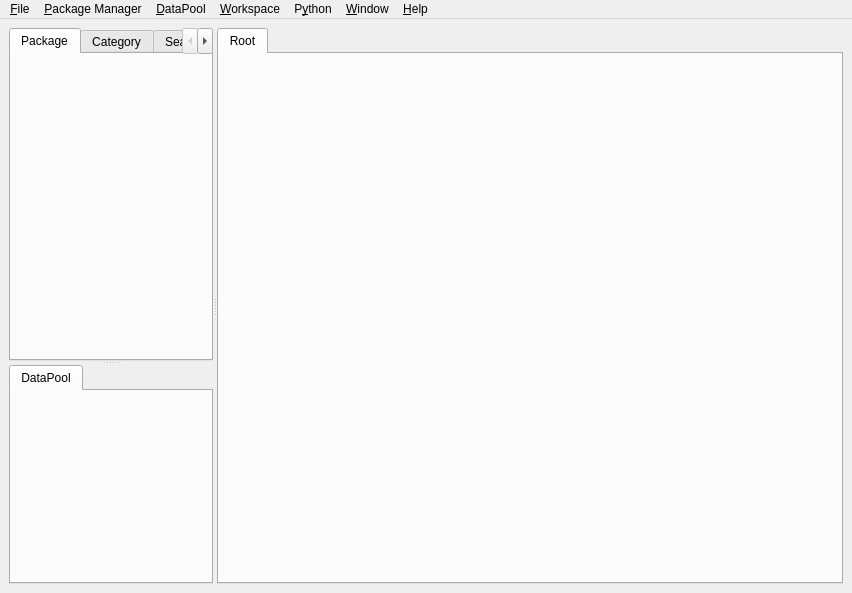
<?xml version="1.0" encoding="UTF-8"?>
<ui version="4.0">
 <class>MainWindow</class>
 <widget class="QMainWindow" name="MainWindow">
  <property name="geometry">
   <rect>
    <x>0</x>
    <y>0</y>
    <width>852</width>
    <height>593</height>
   </rect>
  </property>
  <property name="windowTitle">
   <string>VisuAlea</string>
  </property>
  <property name="windowIcon">
   <iconset resource="images.qrc">
    <normaloff>:/icons/openalea_icon.png</normaloff>:/icons/openalea_icon.png</iconset>
  </property>
  <widget class="QWidget" name="centralwidget">
   <layout class="QVBoxLayout">
    <item>
     <widget class="QSplitter" name="splitter_3">
      <property name="orientation">
       <enum>Qt::Horizontal</enum>
      </property>
      <widget class="QSplitter" name="splitter_2">
       <property name="orientation">
        <enum>Qt::Vertical</enum>
       </property>
       <widget class="QTabWidget" name="tabPackager">
        <property name="currentIndex">
         <number>0</number>
        </property>
        <widget class="QWidget" name="packageview">
         <attribute name="icon">
          <iconset resource="images.qrc">
           <normaloff>:/icons/package.png</normaloff>:/icons/package.png</iconset>
         </attribute>
         <attribute name="title">
          <string>Package</string>
         </attribute>
         <layout class="QVBoxLayout">
          <property name="spacing">
           <number>6</number>
          </property>
          <property name="margin">
           <number>6</number>
          </property>
         </layout>
        </widget>
        <widget class="QWidget" name="categoryview">
         <attribute name="icon">
          <iconset resource="images.qrc">
           <normaloff>:/icons/category.png</normaloff>:/icons/category.png</iconset>
         </attribute>
         <attribute name="title">
          <string>Category</string>
         </attribute>
         <layout class="QVBoxLayout">
          <property name="spacing">
           <number>6</number>
          </property>
          <property name="margin">
           <number>6</number>
          </property>
         </layout>
        </widget>
        <widget class="QWidget" name="searchview">
         <attribute name="icon">
          <iconset resource="images.qrc">
           <normaloff>:/icons/search.png</normaloff>:/icons/search.png</iconset>
         </attribute>
         <attribute name="title">
          <string>Search</string>
         </attribute>
         <layout class="QVBoxLayout">
          <property name="spacing">
           <number>6</number>
          </property>
          <property name="margin">
           <number>6</number>
          </property>
          <item>
           <widget class="QLineEdit" name="search_lineEdit"/>
          </item>
         </layout>
        </widget>
       </widget>
       <widget class="QTabWidget" name="poolTabWidget">
        <property name="currentIndex">
         <number>0</number>
        </property>
        <widget class="QWidget" name="pooltab">
         <attribute name="icon">
          <iconset resource="images.qrc">
           <normaloff>:/icons/datapool.png</normaloff>:/icons/datapool.png</iconset>
         </attribute>
         <attribute name="title">
          <string>DataPool</string>
         </attribute>
         <layout class="QVBoxLayout">
          <property name="spacing">
           <number>6</number>
          </property>
          <property name="margin">
           <number>6</number>
          </property>
         </layout>
        </widget>
       </widget>
      </widget>
      <widget class="QSplitter" name="splitter">
       <property name="sizePolicy">
        <sizepolicy hsizetype="Expanding" vsizetype="Expanding">
         <horstretch>10</horstretch>
         <verstretch>0</verstretch>
        </sizepolicy>
       </property>
       <property name="orientation">
        <enum>Qt::Vertical</enum>
       </property>
       <widget class="QTabWidget" name="tabWorkspace">
        <property name="sizePolicy">
         <sizepolicy hsizetype="Expanding" vsizetype="Expanding">
          <horstretch>4</horstretch>
          <verstretch>3</verstretch>
         </sizepolicy>
        </property>
        <property name="currentIndex">
         <number>0</number>
        </property>
        <widget class="QWidget" name="usetab">
         <attribute name="title">
          <string>Root</string>
         </attribute>
         <layout class="QVBoxLayout">
          <property name="spacing">
           <number>6</number>
          </property>
          <property name="margin">
           <number>6</number>
          </property>
         </layout>
        </widget>
       </widget>
      </widget>
     </widget>
    </item>
   </layout>
  </widget>
  <widget class="QMenuBar" name="menubar">
   <property name="geometry">
    <rect>
     <x>0</x>
     <y>0</y>
     <width>852</width>
     <height>25</height>
    </rect>
   </property>
   <widget class="QMenu" name="menu_File">
    <property name="title">
     <string>&amp;File</string>
    </property>
    <widget class="QMenu" name="menu_Export">
     <property name="title">
      <string>&amp;Export</string>
     </property>
     <widget class="QMenu" name="menuApplication">
      <property name="title">
       <string>Application</string>
      </property>
      <addaction name="actionPreview_Application"/>
      <addaction name="actionExport_to_Application"/>
     </widget>
     <addaction name="menuApplication"/>
     <addaction name="actionTo_script"/>
     <addaction name="separator"/>
     <addaction name="action_Image"/>
     <addaction name="action_Svg"/>
    </widget>
    <widget class="QMenu" name="menuLast_open">
     <property name="title">
      <string>Open recent</string>
     </property>
    </widget>
    <addaction name="action_New_Empty_Workspace"/>
    <addaction name="menuLast_open"/>
    <addaction name="separator"/>
    <addaction name="action_Export_to_Factory"/>
    <addaction name="action_Close_current_workspace"/>
    <addaction name="actionReload_from_Model"/>
    <addaction name="menu_Export"/>
    <addaction name="separator"/>
    <addaction name="action_Quit"/>
   </widget>
   <widget class="QMenu" name="menuDataPool">
    <property name="title">
     <string>&amp;DataPool</string>
    </property>
    <addaction name="actionClear_Data_Pool"/>
   </widget>
   <widget class="QMenu" name="menu_Help">
    <property name="title">
     <string>&amp;Help</string>
    </property>
    <addaction name="action_Help"/>
    <addaction name="separator"/>
    <addaction name="action_About"/>
    <addaction name="actionOpenAlea_Web"/>
   </widget>
   <widget class="QMenu" name="menu_Python">
    <property name="title">
     <string>P&amp;ython</string>
    </property>
    <addaction name="action_Execute_script"/>
    <addaction name="actionOpen_Console"/>
    <addaction name="actionClea_r_Console"/>
   </widget>
   <widget class="QMenu" name="menu_Workspace">
    <property name="windowIcon">
     <iconset>
      <normaloff/>
     </iconset>
    </property>
    <property name="title">
     <string>&amp;Workspace</string>
    </property>
    <widget class="QMenu" name="menuAlign">
     <property name="title">
      <string>Align</string>
     </property>
     <addaction name="actionAlignHorizontally"/>
     <addaction name="actionAlignLeft"/>
     <addaction name="actionAlignRight"/>
     <addaction name="actionAlignMean"/>
     <addaction name="actionDistributeHorizontally"/>
     <addaction name="actionDistributeVertically"/>
    </widget>
    <widget class="QMenu" name="menuColour">
     <property name="title">
      <string>Color</string>
     </property>
     <addaction name="actionSetCustomColor"/>
     <addaction name="actionUseCustomColor"/>
    </widget>
    <addaction name="action_Run"/>
    <addaction name="actionInvalidate"/>
    <addaction name="actionReset"/>
    <addaction name="actionConfigure_I_O"/>
    <addaction name="separator"/>
    <addaction name="actionGroup_Selection"/>
    <addaction name="action_Copy"/>
    <addaction name="action_Cut"/>
    <addaction name="action_Paste"/>
    <addaction name="action_Delete_2"/>
    <addaction name="separator"/>
    <addaction name="menuAlign"/>
    <addaction name="menuColour"/>
   </widget>
   <widget class="QMenu" name="menu_Package">
    <property name="title">
     <string>&amp;Package Manager</string>
    </property>
    <widget class="QMenu" name="menuCreate">
     <property name="title">
      <string>&amp;Add</string>
     </property>
     <addaction name="actionNew_Package"/>
     <addaction name="action_New_Network"/>
     <addaction name="actionNew_Python_Node"/>
     <addaction name="action_Data_File"/>
    </widget>
    <addaction name="action_Add_File"/>
    <addaction name="action_Auto_Search"/>
    <addaction name="actionFind_Node"/>
    <addaction name="separator"/>
    <addaction name="menuCreate"/>
    <addaction name="separator"/>
    <addaction name="actionShow_log"/>
   </widget>
   <widget class="QMenu" name="menu_Window">
    <property name="title">
     <string>&amp;Window</string>
    </property>
    <addaction name="actionDisplay_Package_Manager"/>
    <addaction name="actionDisplay_Workspaces"/>
    <addaction name="separator"/>
    <addaction name="actionPreferences"/>
   </widget>
   <addaction name="menu_File"/>
   <addaction name="menu_Package"/>
   <addaction name="menuDataPool"/>
   <addaction name="menu_Workspace"/>
   <addaction name="menu_Python"/>
   <addaction name="menu_Window"/>
   <addaction name="menu_Help"/>
  </widget>
  <action name="action_About">
   <property name="text">
    <string>&amp;About</string>
   </property>
  </action>
  <action name="action_Help">
   <property name="text">
    <string>&amp;Help</string>
   </property>
   <property name="shortcut">
    <string>F1</string>
   </property>
  </action>
  <action name="action_Quit">
   <property name="text">
    <string>&amp;Quit</string>
   </property>
   <property name="shortcut">
    <string>Ctrl+Q</string>
   </property>
  </action>
  <action name="action_New_Package">
   <property name="text">
    <string>&amp;Create Package</string>
   </property>
   <property name="shortcut">
    <string>Ctrl+N</string>
   </property>
  </action>
  <action name="actionSystem_Search">
   <property name="text">
    <string>System &amp;Search</string>
   </property>
  </action>
  <action name="action_Add_File">
   <property name="text">
    <string>&amp;Load Package/Directory</string>
   </property>
  </action>
  <action name="action_Auto_Search">
   <property name="text">
    <string>&amp;Reload All packages</string>
   </property>
  </action>
  <action name="action_Close_current_workspace">
   <property name="text">
    <string>Close Current Workspace</string>
   </property>
   <property name="shortcut">
    <string>Ctrl+W</string>
   </property>
   <property name="shortcutContext">
    <enum>Qt::ApplicationShortcut</enum>
   </property>
  </action>
  <action name="action_Run">
   <property name="text">
    <string>&amp;Run </string>
   </property>
   <property name="shortcut">
    <string>Ctrl+R</string>
   </property>
   <property name="shortcutContext">
    <enum>Qt::ApplicationShortcut</enum>
   </property>
  </action>
  <action name="action_New_Network">
   <property name="text">
    <string>&amp;Composite Node</string>
   </property>
  </action>
  <action name="actionOpenAlea_Web">
   <property name="text">
    <string>OpenAlea Web</string>
   </property>
  </action>
  <action name="action_Execute_script">
   <property name="text">
    <string>&amp;Execute script</string>
   </property>
  </action>
  <action name="action_New_Session">
   <property name="text">
    <string>&amp;New Session</string>
   </property>
   <property name="shortcut">
    <string>Ctrl+N</string>
   </property>
  </action>
  <action name="action_Open_Session">
   <property name="text">
    <string>&amp;Open Session</string>
   </property>
   <property name="shortcut">
    <string>Ctrl+O</string>
   </property>
  </action>
  <action name="action_Save_Session">
   <property name="text">
    <string>&amp;Save Session</string>
   </property>
   <property name="shortcut">
    <string>Ctrl+S</string>
   </property>
  </action>
  <action name="actionSave_as">
   <property name="text">
    <string>Save &amp;as</string>
   </property>
  </action>
  <action name="action_Export_to_Factory">
   <property name="text">
    <string>&amp;Save as Composite Node</string>
   </property>
   <property name="shortcut">
    <string>Ctrl+S</string>
   </property>
   <property name="shortcutContext">
    <enum>Qt::ApplicationShortcut</enum>
   </property>
  </action>
  <action name="actionExport_to_Application">
   <property name="text">
    <string>Export to Application</string>
   </property>
   <property name="shortcutContext">
    <enum>Qt::ApplicationShortcut</enum>
   </property>
  </action>
  <action name="actionClear_Data_Pool">
   <property name="text">
    <string>Clear Data Pool</string>
   </property>
  </action>
  <action name="actionFind_Node">
   <property name="text">
    <string>&amp;Find Node</string>
   </property>
   <property name="shortcut">
    <string>Ctrl+F</string>
   </property>
  </action>
  <action name="actionNew_Python_Node">
   <property name="text">
    <string>Python &amp;Node</string>
   </property>
  </action>
  <action name="actionNew_Package">
   <property name="text">
    <string>&amp;Package</string>
   </property>
  </action>
  <action name="action_EditNode">
   <property name="text">
    <string>&amp;Edit</string>
   </property>
  </action>
  <action name="actionShow_Pool">
   <property name="text">
    <string>Show Pool</string>
   </property>
   <property name="shortcut">
    <string>Ctrl+D</string>
   </property>
  </action>
  <action name="action_OpenNode">
   <property name="text">
    <string>&amp;Open</string>
   </property>
  </action>
  <action name="action_Delete_2">
   <property name="text">
    <string>&amp;Delete</string>
   </property>
   <property name="shortcutContext">
    <enum>Qt::ApplicationShortcut</enum>
   </property>
  </action>
  <action name="action_New_Empty_Workspace">
   <property name="text">
    <string>&amp;New Empty Workspace</string>
   </property>
   <property name="shortcut">
    <string>Ctrl+T</string>
   </property>
   <property name="shortcutContext">
    <enum>Qt::ApplicationShortcut</enum>
   </property>
  </action>
  <action name="actionReload_from_Model">
   <property name="text">
    <string>Reload</string>
   </property>
   <property name="shortcut">
    <string>Ctrl+L</string>
   </property>
   <property name="shortcutContext">
    <enum>Qt::ApplicationShortcut</enum>
   </property>
  </action>
  <action name="actionPreferences">
   <property name="text">
    <string>Preferences</string>
   </property>
  </action>
  <action name="actionConfigure_I_O">
   <property name="text">
    <string>Configure I/O</string>
   </property>
   <property name="shortcutContext">
    <enum>Qt::ApplicationShortcut</enum>
   </property>
  </action>
  <action name="actionGroup_Selection">
   <property name="text">
    <string>Group</string>
   </property>
   <property name="shortcut">
    <string>Ctrl+G</string>
   </property>
   <property name="shortcutContext">
    <enum>Qt::ApplicationShortcut</enum>
   </property>
  </action>
  <action name="actionOpen_Console">
   <property name="text">
    <string>Open &amp;shell</string>
   </property>
   <property name="shortcut">
    <string>Ctrl+P</string>
   </property>
   <property name="shortcutContext">
    <enum>Qt::ApplicationShortcut</enum>
   </property>
  </action>
  <action name="action_Copy">
   <property name="text">
    <string>Copy</string>
   </property>
   <property name="shortcut">
    <string>Ctrl+C</string>
   </property>
   <property name="shortcutContext">
    <enum>Qt::WidgetShortcut</enum>
   </property>
  </action>
  <action name="action_Paste">
   <property name="text">
    <string>&amp;Paste</string>
   </property>
   <property name="shortcut">
    <string>Ctrl+V</string>
   </property>
   <property name="shortcutContext">
    <enum>Qt::WidgetShortcut</enum>
   </property>
  </action>
  <action name="action_Cut">
   <property name="text">
    <string>Cut</string>
   </property>
   <property name="shortcut">
    <string>Ctrl+X</string>
   </property>
   <property name="shortcutContext">
    <enum>Qt::WidgetShortcut</enum>
   </property>
  </action>
  <action name="actionReset">
   <property name="text">
    <string>Reset</string>
   </property>
   <property name="shortcut">
    <string>Ctrl+K</string>
   </property>
   <property name="shortcutContext">
    <enum>Qt::ApplicationShortcut</enum>
   </property>
  </action>
  <action name="actionPreview_Application">
   <property name="text">
    <string>Preview Application</string>
   </property>
   <property name="shortcutContext">
    <enum>Qt::ApplicationShortcut</enum>
   </property>
  </action>
  <action name="actionLeft_Panel">
   <property name="text">
    <string>Package Manager</string>
   </property>
  </action>
  <action name="actionWorkspaces">
   <property name="text">
    <string>Workspaces</string>
   </property>
  </action>
  <action name="actionDisplay_Package_Manager">
   <property name="checkable">
    <bool>true</bool>
   </property>
   <property name="checked">
    <bool>true</bool>
   </property>
   <property name="text">
    <string>Display Package Manager</string>
   </property>
  </action>
  <action name="actionDisplay_Workspaces">
   <property name="checkable">
    <bool>true</bool>
   </property>
   <property name="checked">
    <bool>true</bool>
   </property>
   <property name="text">
    <string>Display Workspaces</string>
   </property>
  </action>
  <action name="actionInvalidate">
   <property name="text">
    <string>Invalidate</string>
   </property>
   <property name="shortcut">
    <string>Ctrl+I</string>
   </property>
   <property name="shortcutContext">
    <enum>Qt::ApplicationShortcut</enum>
   </property>
  </action>
  <action name="actionClea_r_Console">
   <property name="text">
    <string>&amp;Clear shell</string>
   </property>
  </action>
  <action name="action_Image">
   <property name="text">
    <string>&amp;Image</string>
   </property>
  </action>
  <action name="action_Svg">
   <property name="text">
    <string>&amp;Svg</string>
   </property>
  </action>
  <action name="action_Application">
   <property name="text">
    <string>&amp;Application</string>
   </property>
  </action>
  <action name="action_Data_File">
   <property name="text">
    <string>&amp;Data File</string>
   </property>
  </action>
  <action name="actionShow_log">
   <property name="text">
    <string>Show log</string>
   </property>
  </action>
  <action name="actionAlignHorizontally">
   <property name="text">
    <string>Align Horizontally</string>
   </property>
  </action>
  <action name="actionAlignLeft">
   <property name="text">
    <string>Align Left</string>
   </property>
  </action>
  <action name="actionAlignRight">
   <property name="text">
    <string>Align Right</string>
   </property>
  </action>
  <action name="actionAlignMean">
   <property name="text">
    <string>Align Mean</string>
   </property>
  </action>
  <action name="actionSetCustomColor">
   <property name="text">
    <string>Set Custom Color...</string>
   </property>
   <property name="toolTip">
    <string>Set Custom Colour</string>
   </property>
  </action>
  <action name="actionUseCustomColor">
   <property name="checkable">
    <bool>true</bool>
   </property>
   <property name="text">
    <string>Use Custom Color</string>
   </property>
   <property name="toolTip">
    <string>Use Custom Color</string>
   </property>
  </action>
  <action name="actionDistributeHorizontally">
   <property name="text">
    <string>Distribute Horizontally</string>
   </property>
  </action>
  <action name="actionDistributeVertically">
   <property name="text">
    <string>Distribute Vertically</string>
   </property>
   <property name="toolTip">
    <string>DistributeVertically</string>
   </property>
  </action>
  <action name="actionTo_script">
   <property name="text">
    <string>Script</string>
   </property>
   <property name="shortcutContext">
    <enum>Qt::ApplicationShortcut</enum>
   </property>
  </action>
  <action name="actionGf">
   <property name="text">
    <string>gf</string>
   </property>
  </action>
 </widget>
 <resources>
  <include location="images.qrc"/>
 </resources>
 <connections/>
</ui>
